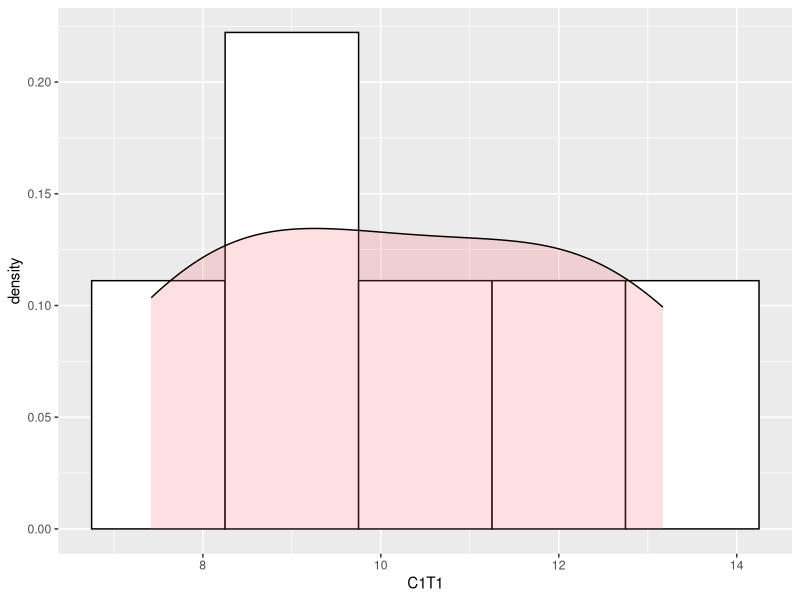
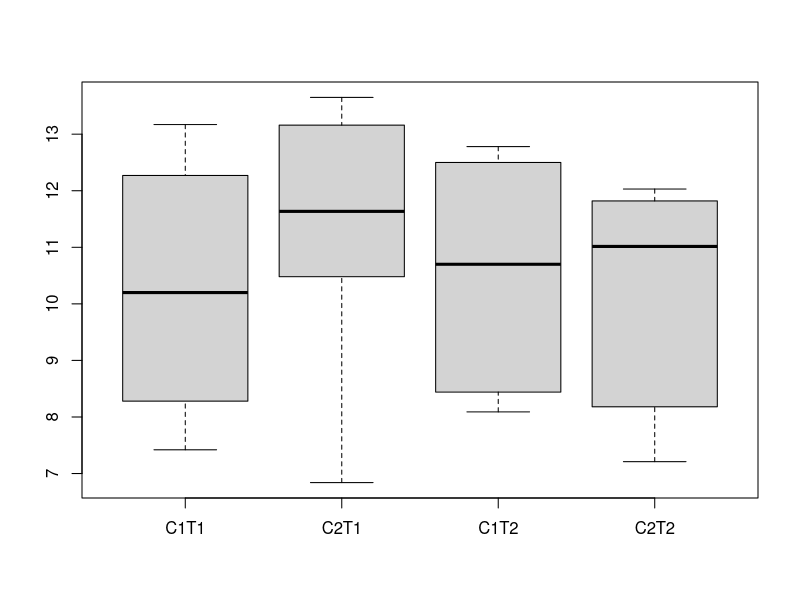
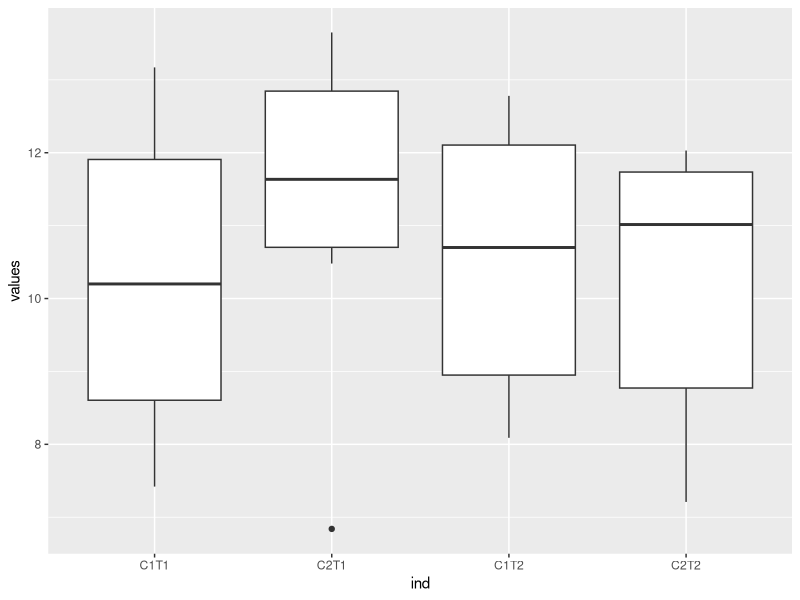

The R script that drew these images, in order:
install.packages("ggplot2")
install.packages("stats")

library(ggplot2)
library(stats)

C1T1 <- c(13.17, 8.28, 7.42, 12.27, 10.82, 9.58)
C2T1<- c(13.65, 10.48, 6.84, 11.9, 13.16, 11.37)
C1T2 <- c(12.78, 8.09, 8.44, 12.5, 10.92, 10.48)
C2T2 <-c(12.03, 10.55, 7.21, 11.48, 11.82, 8.18)
df <- data.frame(C1T1, C2T1, C1T2, C2T2)
rownames(df) = c( "Andrew", "Jeff", "Lindy", "LAY", "Andy", "Zeyu")

wilcox.test(C1T1, C2T1, paired = TRUE)
wilcox.test(C1T2, C2T2, paired = TRUE)

mean_value = apply(df, 2, mean)
median_value = apply(df, 2, median)
sd_value = apply(df, 2, sd)

###
ggplot(df, aes(x=C1T1)) + 
  geom_histogram(aes(y=..density..),      # Histogram with density instead of count on y-axis
                 binwidth=1.5,
                 colour="black", fill="white") +
  geom_density(alpha=.2, fill="#FF6666")  # Overlay with transparent density plot


boxplot(df)

ggplot(stack(df), aes(x = ind, y = values)) +
  geom_boxplot()